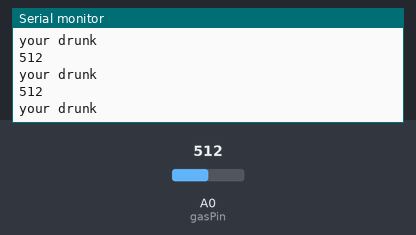
The sketch below on a simulated Arduino Uno, built with avr-gcc and run on an emulated ATmega328P. Parts: the last lines printed to the serial monitor. The inputs (shaded band) are chosen by the test bench; at power-on: A0 (gasPin) = 512.

Above: at 4.2 s.
4.3 s: A0 (gasPin) set to 992
At 5.0 s:
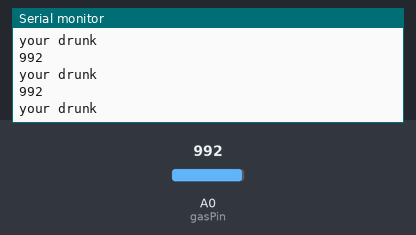
5.8 s: A0 (gasPin) set to 1010
At 6.4 s:
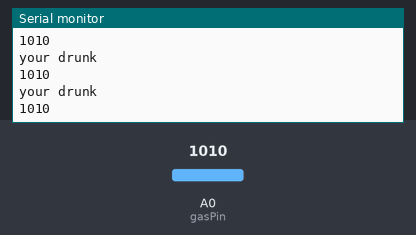
Timing chart, 0 to 8.8 s (numbered marks = the images above; inputs shaded):
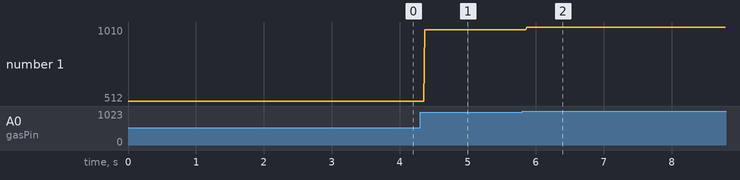

The sketch:

gas_sensor.ino
```cpp
const int gasPin = A0; //GAS sensor output pin to Arduino analog A0 pin


void setup()
{
  Serial.begin(9600); //Initialize serial port - 9600 bps
}

void loop()
{
  Serial.println(analogRead(gasPin));


   if ( analogRead(gasPin) >= 200)
   {
   Serial.println("your drunk");
  }
  //delay(1000); // Print value every 1 sec.
}
```

Measured:
- the behaviour switches between 999 and 1000 on A0 (gasPin) (found by bisection; images 1 and 2)
- after the input at 4.3 s, the serial monitor: prints a new line after 0.07 s (image 1)
- after the input at 5.8 s, the serial monitor: prints a new line after 0.07 s (image 2)
- plotted number 1: 512 → 992 after the input at 4.3 s, 992 → 1010 after the input at 5.8 s
